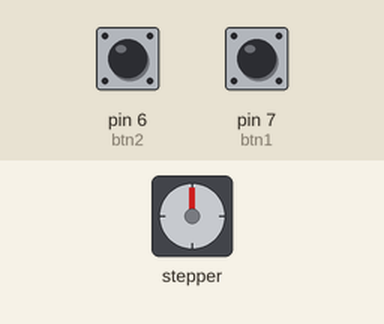
Simulated run of this sketch. Board: Arduino Uno, built with avr-gcc and run on an emulated ATmega328P. Shown: stepper motor. Inputs (shaded band) come from the test bench; at power-on: pin 6 (btn2) HIGH, pin 7 (btn1) HIGH. Stepper angles assume 200 steps per turn.

Above: at 1.2 s.
1.3 s: pin 6 (btn2) pulled LOW for 1 s
At 2.8 s:
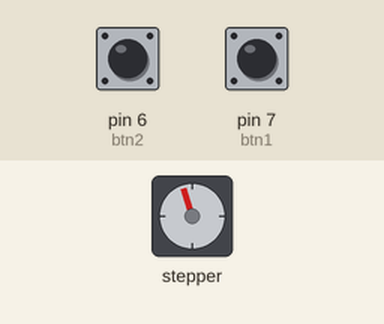
4.0 s: pin 7 (btn1) pulled LOW for 3.2 s
At 8.4 s:
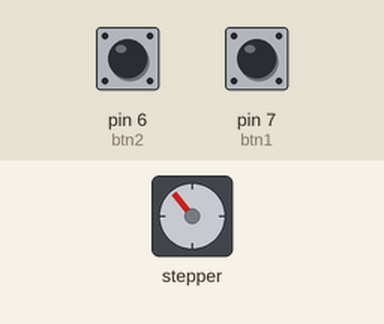
8.7 s: pin 7 (btn1) pulled LOW for 0.15 s
10.5 s: pin 6 (btn2) pulled LOW for 3.2 s
At 14.6 s:
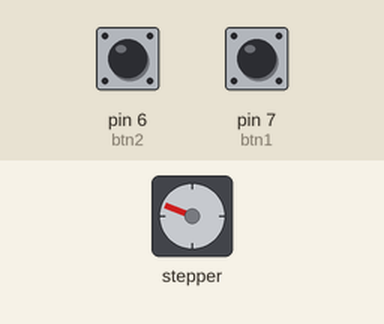
15.3 s: pin 6 (btn2) pulled LOW for 1 s
At 16.9 s:
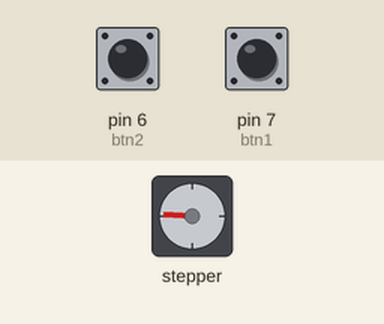
18.3 s: pin 7 (btn1) pulled LOW for 1 s
Timing chart, 0 to 21.8 s (numbered marks = the images above; inputs shaded):
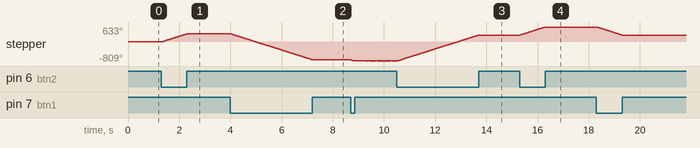

The sketch:

stepping_mortor_direct.ino
```cpp
#include <Stepper.h>

const int stepsPerRev = 200;  // change this to fit the number of steps per revolution
// for your motor

// initialize the stepper library on pins 8 through 11:
Stepper stepper(stepsPerRev, 8, 9, 10, 11);
int btn1 = 7;
int btn2 = 6;
int a = 1;
void setup() {
  // set the speed at 60 rpm:
  stepper.setSpeed(60);
  // initialize the serial port:
  Serial.begin(9600);
  pinMode(btn1, INPUT_PULLUP);
  pinMode(btn2, INPUT_PULLUP);
}

void loop() {
    boolean btn1HL = digitalRead(btn1);
  boolean btn2HL = digitalRead(btn2);
  if (btn1HL == HIGH ) {
    stepper.step(1);  // 한 바퀴 회전 명령

  }
  if (btn2HL == HIGH) {
    stepper.step(-1);  // 반대 방향으로 한 바퀴 회전
  }
}
```

Measured:
- after the input at 15.3 s, stepper: turns 342° clockwise in 0.98 s, starting at once
